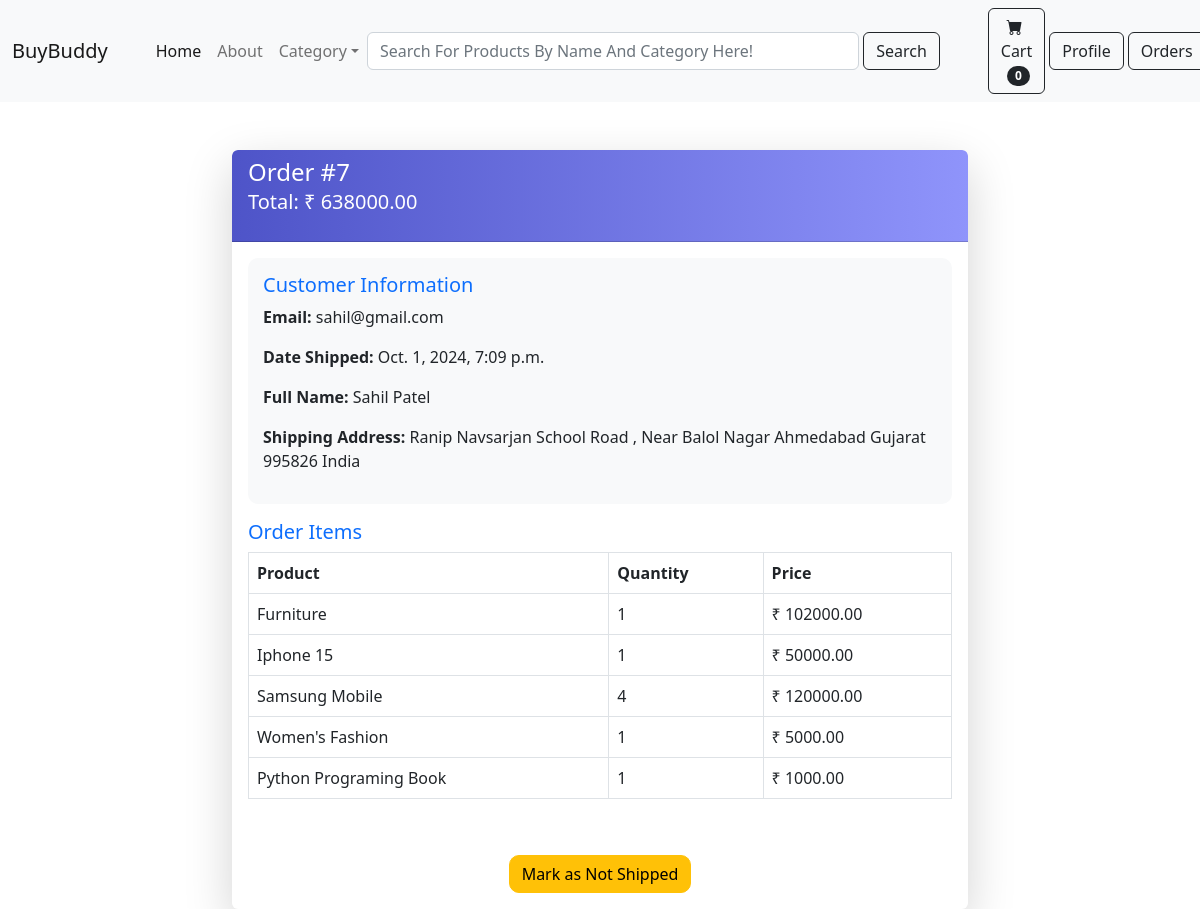
The page /payment/orders/7/ (signed in) on the database its author committed.
### payment/models.py (models this page shows, shortened)
class Order(models.Model):
    user = models.ForeignKey(User, on_delete=models.CASCADE, null=True, blank=True)
    full_name = models.CharField(max_length=255)
    email = models.EmailField(max_length=255)
    shipping_address = models.TextField(max_length=15000)
    amount_pay = models.DecimalField(max_digits=10, decimal_places=2)
    order_date = models.DateTimeField(auto_now_add=True)
    shipped = models.BooleanField(default=False)
    date_shipped = models.DateTimeField(blank=True, null=True)

class OrderItem(models.Model):
    user = models.ForeignKey(User, on_delete=models.CASCADE, null=True, blank=True)
    order = models.ForeignKey(Order, on_delete=models.CASCADE, null=True)
    product = models.ForeignKey(Product, on_delete=models.CASCADE, null=True)
    quantity = models.PositiveIntegerField(default=1)
    price = models.DecimalField(max_digits=10, decimal_places=2)

### shop/models.py (models this page shows)
class Product(models.Model):
    name = models.CharField(max_length=50)
    price = models.DecimalField(decimal_places=2, max_digits=10, default=0)
    category = models.ForeignKey(Category, on_delete=models.CASCADE, default=1)
    description = models.CharField(max_length=255, blank=True, null=True)
    image = models.ImageField(upload_to='uploads/product/')
    is_sale = models.BooleanField(default=False)
    sale_price = models.DecimalField(decimal_places=2, default=0, max_digits=10)
    def __str__(self):
        return self.name

### payment/views.py (the view, shortened to what this page needs)
# urls.py: path('orders/<int:pk>/', views.orders, name='orders'),
def orders(request, pk):
    if request.user.is_authenticated and request.user.is_superuser:
        order = Order.objects.get(id=pk)
        order_items = OrderItem.objects.filter(order=pk)
        return render(request, 'payment/orders.html', {'order': order, 'order_items': order_items})

### cart/cart.py (called while the page is built)
    def __len__(self):
        return len(self.cart)

### cart/context_processors.py (called while the page is built)
def cart(request):
    return {'cart': Cart(request)}

### payment/templates/payment/orders.html (shortened to what this page needs)
{% extends 'base.html' %}
{% block content %}
<div class="container mt-5">
    <div class="row justify-content-center">
        <div class="col-md-8">
            <div class="card border-0 shadow-lg rounded">
                <div class="card-header text-white" style="background: linear-gradient(to right, #4e54c8, #8f94fb);">
                    <h4 class="mb-0">Order #{{ order.id }}</h4>
                    <p class="lead">Total: ₹ {{ order.amount_pay }}</p>
                </div>
                <div class="card-body">
                    <div class="info-box mb-3">
                        <h5 class="text-primary">Customer Information</h5>
                        <p><strong>Email:</strong> {{ order.email }}</p>
                        {% if order.date_shipped %}
                            <p><strong>Date Shipped:</strong> {{ order.date_shipped }}</p>
                        {% else %}
                            <p><strong>Date Ordered:</strong> {{ order.order_date }}</p>
                        {% endif %}
                        <p><strong>Full Name:</strong> {{ order.full_name }}</p>
                        <p><strong>Shipping Address:</strong> {{ order.shipping_address }}</p>
                    </div>
                    <h5 class="text-primary">Order Items</h5>
                    <div class="table-responsive">
                        <table class="table table-bordered table-hover">
                            <thead class="thead-dark">
                                <tr>
                                    <th>Product</th>
                                    <th>Quantity</th>
                                    <th>Price</th>
                                </tr>
                            </thead>
                            <tbody>
                                {% for item in order_items %}
                                    <tr>
                                        <td>{{ item.product }}</td>
                                        <td>{{ item.quantity }}</td>
                                        <td>₹ {{ item.price }}</td>
                                    </tr>
                                {% endfor %}
                            </tbody>
                        </table>
                    </div>
                </div>
                <div class="d-flex justify-content-center mt-4 mb-3">
                    {% if not order.shipped %}
                    <form method="post" class="mr-2">
                        {% csrf_token %}
                        <input type="hidden" name="shipping_status" value="true">
                        <button type="submit" class="btn btn-success" style="border-radius: 10px;">Mark as Shipped</button>
                    </form>
                    {% else %}
                    <form method="post" class="mr-2">
                        <button type="submit" class="btn btn-warning" style="border-radius: 10px;">Mark as Not Shipped</button>
                    </form>
                    {% endif %}
                </div>
            </div>
        </div>
    </div>
</div>
{% endblock %}

### payment/templates/payment/orders.html (style rules this page uses)
.card { border-radius: 15px; overflow: hidden; }
.info-box { background: #f8f9fa; padding: 15px; border-radius: 10px; margin-bottom: 20px; }
.table th, .table td { vertical-align: middle; }
.table-bordered { border: 1px solid #dee2e6; }

### rows shown on the page
Order: id "7", amount_pay "638000.00", email "sahil@gmail.com", date_shipped "Oct. 1, 2024, 7:09 p.m.", full_name "Sahil Patel", shipping_address "Ranip Navsarjan School Road , Near Balol Nagar Ahmedabad Gujarat 995826 India"
OrderItem: product "Furniture", quantity "1", price "102000.00"
OrderItem: product "Iphone 15", quantity "1", price "50000.00"
OrderItem: product "Samsung Mobile", quantity "4", price "120000.00"
OrderItem: product "Women's Fashion", quantity "1", price "5000.00"
OrderItem: product "Python Programing Book", quantity "1", price "1000.00"

### other values the page prints
{{ cart|length }} "0"
